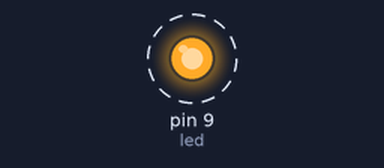
A sketch run on a simulated Arduino Uno, built with avr-gcc and run on an emulated ATmega328P. Shown: output pins drawn as LEDs (lit = HIGH). Dashed ring = blinking.

Above: at 0.08 s.
Timing chart, 0 to 3.0 s (numbered marks = the images above):
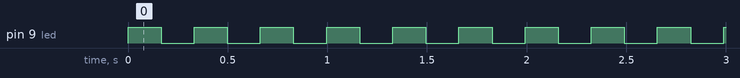

Measured:
- by itself, pin 9 (led): alternates HIGH for 0.17 s and LOW for 0.17 s

The sketch:

blinkingLED.ino
```cpp
const int led = 9;

void setup() {
  pinMode(led, OUTPUT);
}

void loop() {
  digitalWrite(led, HIGH);
  delay(166);
  digitalWrite(led, LOW);
  delay(166);
}
```
